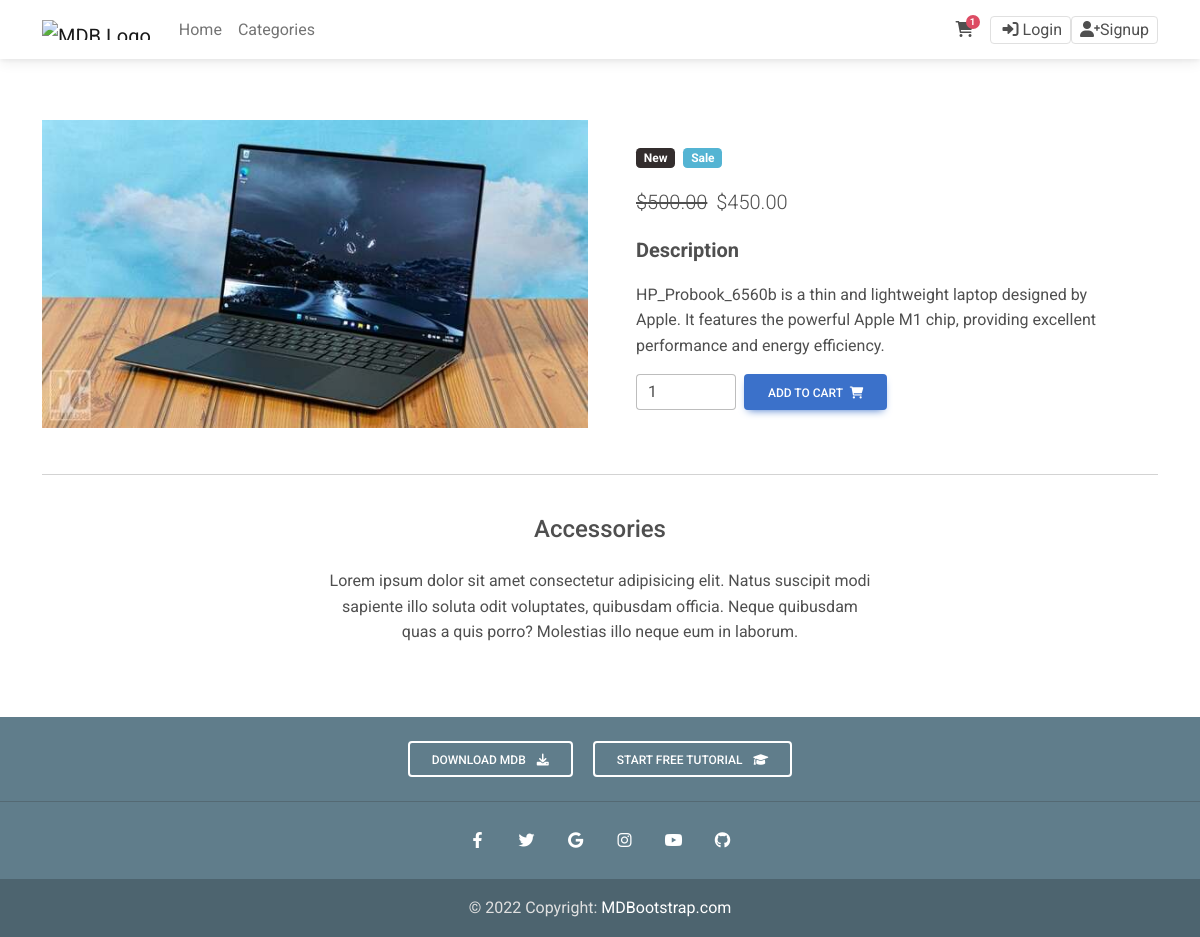
Page /product/hp_probook_6560b/ on the committed database.
### product/models.py (models this page shows, shortened)
class Product(models.Model):
    prdName = models.CharField(max_length=100, verbose_name=trans("Product Name"))     # trans for translation
    prdCategory = models.ForeignKey('Category', on_delete=models.CASCADE, blank=True, null=True)    # 'category' to reference the model even if it is defined later
    prdBrand = models.ForeignKey('settings.Brand', on_delete=models.CASCADE, blank=True, null=True)
    prdDesc = models.TextField(verbose_name=trans("Product Description"))
    prdImage = models.ImageField(upload_to="product/", blank=True, null=True)
    prdPrice = models.DecimalField(max_digits=5, decimal_places=2, verbose_name=trans("Price"))  # How much it will buy
    prdPriceDiscount = models.DecimalField(max_digits=5, decimal_places=2, verbose_name=trans("Price Discount"))  # How much it will sale
    prdCost = models.DecimalField(max_digits=5, decimal_places=2, verbose_name=trans("Cost"))   # How much i purchase it
    prdCreated = models.DateTimeField(verbose_name=trans("Created At"))
    prdSlug = models.SlugField(blank=True, null=True)
    prdIsNew = models.BooleanField(default=True, verbose_name=trans("Product is New"))
    prdIsBestseller = models.BooleanField(default=False, verbose_name=trans("Product is Best Seller"))
    class Meta:
        verbose_name = trans("Product")
        verbose_name_plural = trans("Products")

### product/views.py (the view)
# urls.py: path('product/<slug:slug>/', views.product_detail, name="product_detail"),
def product_detail(request, slug):
    product = get_object_or_404(Product, prdSlug=slug)
    context = {'product': product}
    return render(request, 'Product/Ecommerce_Product_page.html', context)

### product/templates/Product/Ecommerce_Product_Page.html (shortened to what this page needs)
{% extends 'base.html' %}
{% load static %}
{% block body %}
    <main class="mt-5 pt-4">
        <div class="container mt-5">
            <div class="row">
                <div class="col-md-6 mb-4">
                    {% if product.prdImage %}
                        <img src="{{product.prdImage.url}}" class="img-fluid" alt="product_img" />
                    {% else %}
                        <img src="{% static 'img/default_img.jpeg' %}" class="img-fluid" alt="product_img" />
                    {% endif %}
                </div>
                <div class="col-md-6 mb-4">
                    <div class="p-4">
                        <div class="mb-3">
                            {% if product.prdIsNew %}
                                <a href>
                                    <span class="badge bg-dark me-1">New</span>
                                </a>
                            {% endif %}
                            {% if product.prdPriceDiscount %}
                                <a href>
                                    <span class="badge bg-info me-1">Sale</span>
                                </a>
                            {% endif %}
                        </div>
                        <p class="lead">
                            {% if product.prdPriceDiscount %}
                                <span class="me-1">
                                    <del>${{product.prdPriceDiscount}}</del>
                                </span>
                            {% endif %}
                            <span>${{product.prdPrice}}</span>
                        </p>
                        <strong><p style="font-size: 20px;">Description</p></strong>
                        <p>{{product.prdDesc}}</p>
                        <form class="d-flex justify-content-left">
                            <div class="form-outline me-1"
                                style="width: 100px;">
                                <input type="number" value="1"
                                    class="form-control" />
                            </div>
                            <button class="btn btn-primary ms-1"
                                type="submit">
                                Add to cart
                                <i class="fas fa-shopping-cart ms-1"></i>
                            </button>
                        </form>
                    </div>
                </div>
            </div>
            <hr />
            <div class="row d-flex justify-content-center">
                <div class="col-md-6 text-center">
                    <h4 class="my-4 h4">Accessories</h4>
                    <p>Lorem ipsum dolor sit amet consectetur adipisicing
                        elit. Natus suscipit modi sapiente illo soluta odit
                        voluptates, quibusdam officia. Neque quibusdam quas
                        a quis porro? Molestias illo neque eum in laborum.</p>
                </div>
            </div>
            <div class="row">
                <div class="col-lg-4 col-md-12 mb-4">
                </div>
                <div class="col-lg-4 col-md-6 mb-4">
                </div>
                <div class="col-lg-4 col-md-6 mb-4">
                </div>
            </div>
        </div>
    </main>
{% endblock body %}

### static/css/style.css (style rules this page uses)
body { position: relative; min-height: 368px; }

### rows in the picture
Product: prdImage (picture), prdPriceDiscount "500.00", prdPrice "450.00", prdDesc "HP_Probook_6560b is a thin and lightweight laptop designed by Apple. It features the powerful Apple M1 chip, providing excellent performance and energy efficiency."
